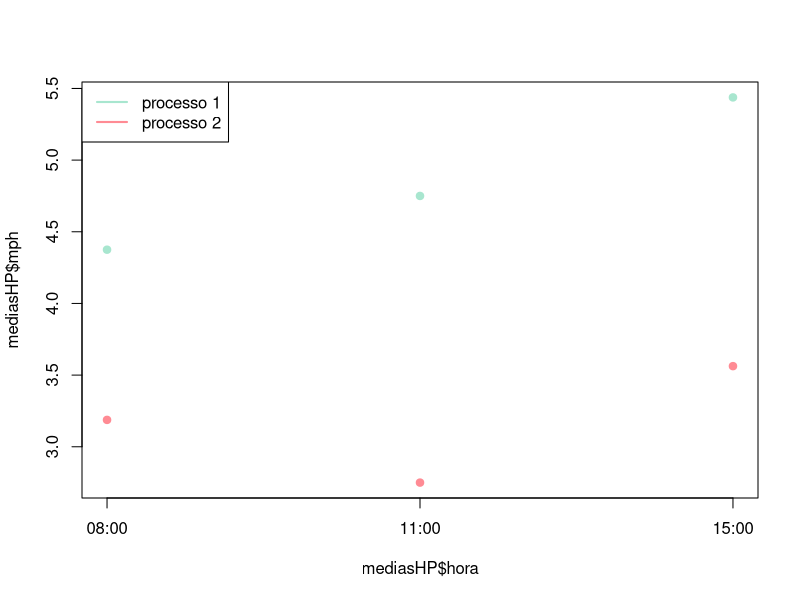
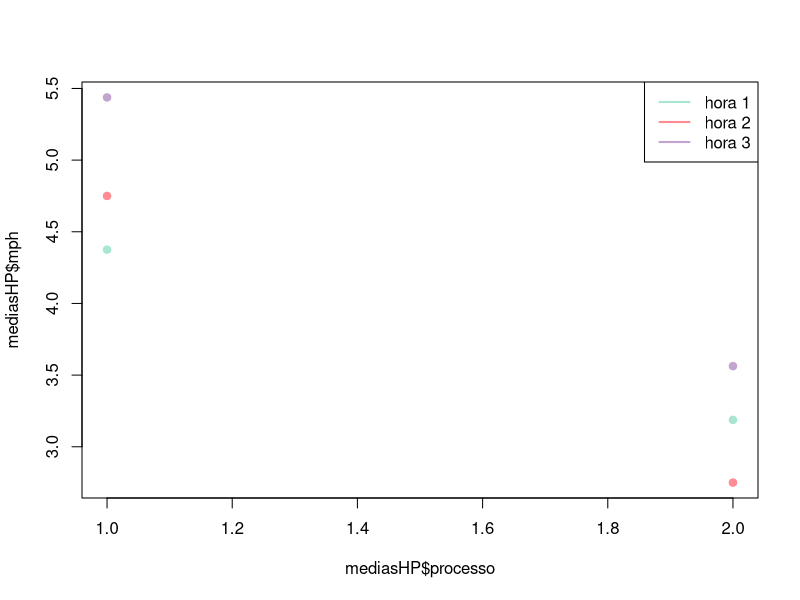

R code for these plots, in order:
library("dplyr")
library("tidyr")
# Criando o data.frame
dados <- data.frame(
  maquina = rep(c(1, 2, 3, 4), each = 24),  # 4 máquinas x 6 tratamentos x 4 repetições
  processo = rep(rep(c(1, 2), each = 4), times = 12),  # 2 processos x 6 horários x 4 repetições
  hora = rep(rep(c("08:00", "11:00", "15:00"), each = 8), times = 4),  # 3 horários x 4 repetições
  rep = rep(1:4, times = 24),  # 4 repetições por tratamento
  comprimento = c(
    # Máquina 1
    6, 5, 4, 3, 4, 6, 5, 3, 6, 3, 1, 0,  
    3, 1, 1, 0, 5, 4, 9, 6, 6, 3, 0, 7,  
    # Máquina 2
    7, 9, 5, 5, 6, 5, 4, 3, 8, 7, 4, 8,  # Processo 1
    6, 4, 1, 3, 10, 11, 6, 4, 8, 10, 7, 0,  # Processo 2
    # Máquina 3
    1, 0, 2, 4, 0, 0, 0, 1, 3, 1, 2, 0,  # Processo 1
    2, 0, 0, 1, 0, 2, 6, 1, 0, 4, 0, 0,  # Processo 2
    # Máquina 4
    5, 5, 6, 3, 3, 4, 4, 3, 7, 11, 9, 6,  # Processo 1
    9, 4, 6, 3, 8, 5, 4, 6, 4, 3, 5, 0   # Processo 2
  )
)

attach(dados)
correcao<-(sum(comprimento)^2)/96
SQTOTAL<- sum(comprimento^2) - correcao
# Totais de tratamento (24)
T.t<- dados |>
  group_by(maquina,processo, hora) |>
  summarise(tt=sum(comprimento))
T.t<-T.t$tt
SQTRAT<-sum(T.t^2)/4 - correcao

SQRES<-SQTOTAL-SQTRAT

TP<-dados |>
  group_by(processo) |>
  summarise(tp=sum(comprimento))
TP<-TP$tp

SQP<-sum(TP^2)/48 - correcao

TM<-dados |>
  group_by(maquina) |>
  summarise(tm=sum(comprimento))
TM<-TM$tm

SQM<-sum(TM^2)/24 - correcao

TH<-dados |>
  group_by(hora) |>
  summarise(th=sum(comprimento))
TH<-TH$th

SQH<-sum(TH^2)/32 - correcao

# Tabela processo e maquina
dados |>
  group_by(maquina, processo) |>
  summarise(tmp=sum(comprimento)) |>
  pivot_wider(names_from = maquina, values_from = tmp)

TMP<-dados |>
  group_by(maquina, processo) |>
  summarise(tmp=sum(comprimento)) 
SQMP<-sum(TMP$tmp^2)/12 - correcao - SQM-SQP



# Tabela hora e maquina
dados |>
  group_by(maquina, hora) |>
  summarise(tmh=sum(comprimento)) |>
  pivot_wider(names_from = maquina, values_from = tmh)

TMH<-dados |>
  group_by(maquina, hora) |>
  summarise(tmh=sum(comprimento)) 
SQMH<-sum(TMH$tmh^2)/8 - correcao - SQM-SQH




# Tabela hora e processo
dados |>
  group_by(processo, hora) |>
  summarise(tph=sum(comprimento)) |>
  pivot_wider(names_from = hora, values_from = tph)

TPH<-dados |>
  group_by(processo, hora) |>
  summarise(tph=sum(comprimento)) 
SQPH<-sum(TPH$tph^2)/16 - correcao - SQP-SQH

# Interação tripla
SQPMH<-SQTRAT-SQPH-SQMH-SQMP-SQM-SQH-SQP

qm<-c(68.34,99.09,5.7604,2.5382,44.03125,0.5104167,1.309033)
qmres<-4.489583
f<-qm/qmres
round(pf(f, df1=c(1,3,2,3,2,6,6), df2=72, lower.tail = F),3)



# Medias de maquinas

TM.medias<-dados |>
  group_by(maquina) |>
  summarise(tm=mean(comprimento))
medias.M<-TM.medias$tm


qtukey(0.05, nmeans = 4, df = 72, lower.tail = F)

f<-c(11.2812,32,28.125)/4.489583
pf(f, df1=1,df2=72, lower.tail = F)

# Tabela hora e processo
dados |>
  group_by(processo, hora) |>
  summarise(tph=mean(comprimento)) |>
  pivot_wider(names_from = hora, values_from = tph)
pf(c(1.0348,0.5893), df1=2, df2=72, lower.tail = F)

cores<-c("#a8e6cf",'#ff8b94',"#c2a5cf","#edf8b1")


mediasHP<-dados |>
  group_by(processo, hora) |>
  summarise(mph=mean(comprimento))
mediasHP$hora<-c(1:3,1:3)
plot(mediasHP$mph~mediasHP$hora, col=cores[mediasHP$processo], pch=19, xaxt = "n")
axis(1, 1:3,c("08:00", "11:00", "15:00"))
legend("topleft",legend=paste0("processo ",1:2), lwd=2, col=cores[1:2] ,bty="")


plot(mediasHP$mph~mediasHP$processo, col=cores[c(1:3,1:3)], pch=19)
legend("topright",legend=paste0("hora ",1:3), lwd=2, col=cores[1:3] ,bty="")


